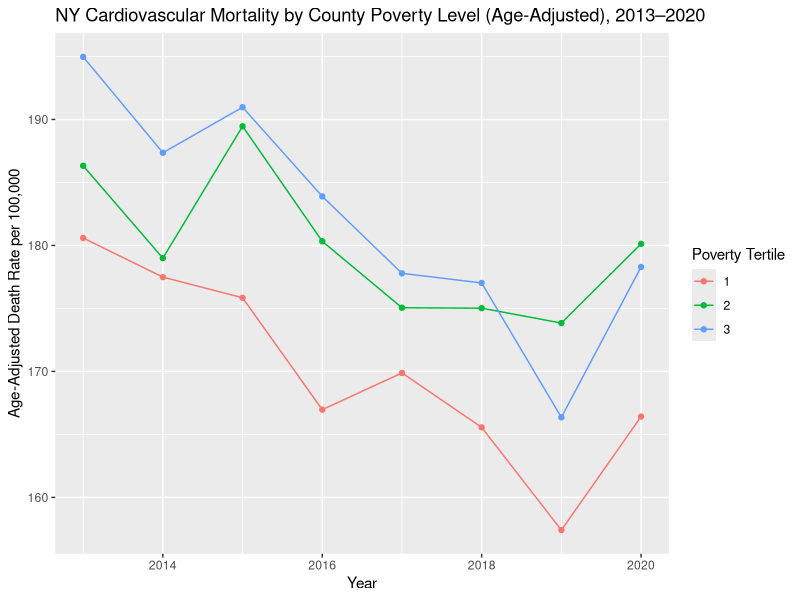
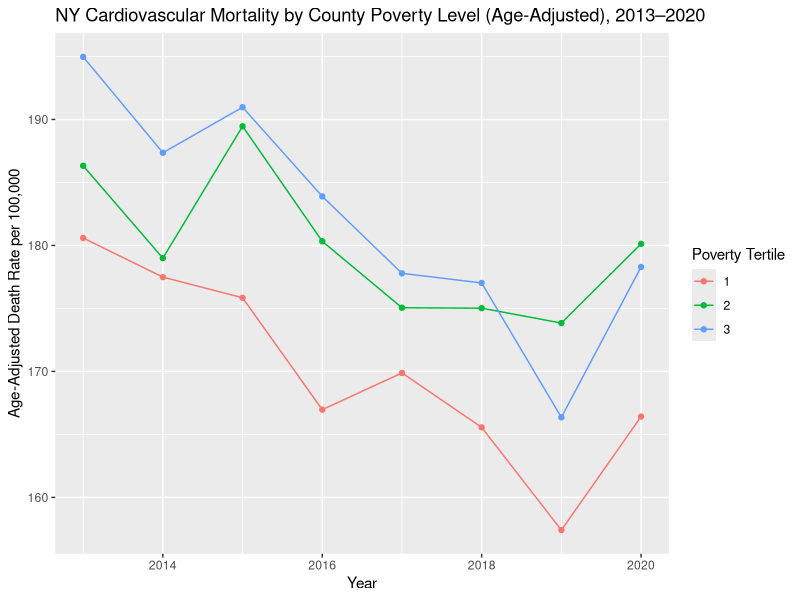

Generate these figures, in order, with R:
# ses dataset

library(readr)
library(dplyr)
library(ggplot2)

# load ses data 

ny_ses <- read_csv("data_raw/ny_county_ses.csv") |>
  rename(County = COUNTY) |>
  select(County, median_income, pct_poverty, pct_bachelors) |>
  mutate(
    County = paste0(County, ", NY")
  )

# load age-adjusted mortality data

ny_cvd_raw <- read_csv("data_raw/ny_cvd_mortality_2013_2020_age_adjusted.csv")

ny_cvd_clean <- ny_cvd_raw |>
  filter(!is.na(Year)) |>
  mutate(
    crude_rate = as.numeric(`Crude Rate`),
    age_adjusted_rate = as.numeric(`Age Adjusted Rate`)
  )

# data merge

ny_merged <- ny_cvd_clean |>
  left_join(ny_ses, by = "County")

# check merge 

sum(is.na(ny_merged$median_income))


# form ses, poverty-based tertiles

ny_merged <- ny_merged |>
  mutate(
    poverty_tertile = ntile(pct_poverty, 3)
  )

# ses inequality summary (age-adjusted) 

tertile_summary <- ny_merged |>
  group_by(Year, poverty_tertile) |>
  summarise(
    age_adj_rate = mean(age_adjusted_rate, na.rm = TRUE),
    crude_rate = mean(crude_rate, na.rm = TRUE),
    .groups = "drop"
  )

# ses ineqality plot (age-adjusted) ----------------------------

p <- ggplot(tertile_summary,
            aes(x = Year,
                y = age_adj_rate,
                color = factor(poverty_tertile))) +
  geom_line() +
  geom_point() +
  labs(
    title = "NY Cardiovascular Mortality by County Poverty Level (Age-Adjusted), 2013–2020",
    x = "Year",
    y = "Age-Adjusted Death Rate per 100,000",
    color = "Poverty Tertile"
  )

p

ggsave("output/ny_cvd_age_adjusted_tertile_trend.png", plot = p)


# Linear regression analysis -----------------------------------

# simple linear regression:
# poverty vs age-adjusted CVD mortality

model1 <- lm(
  age_adjusted_rate ~ pct_poverty,
  data = ny_merged
)

summary(model1)


# Multivariable SES regression --------------------------------

model2 <- lm(
  age_adjusted_rate ~ pct_poverty +
    median_income +
    pct_bachelors,
  data = ny_merged
)

summary(model2)


# Correlation among SES indicators -----------------------------------

ses_vars <- ny_merged |>
  select(
    pct_poverty,
    median_income,
    pct_bachelors
  )

cor(ses_vars,
    use = "complete.obs")


# SES model comparisons ------------------------------------

model_income <- lm(
  age_adjusted_rate ~ median_income,
  data = ny_merged
)

summary(model_income)


model_education <- lm(
  age_adjusted_rate ~ pct_bachelors,
  data = ny_merged
)

summary(model_education)


model_pe <- lm(
  age_adjusted_rate ~ pct_poverty +
    pct_bachelors,
  data = ny_merged
)

summary(model_pe)
